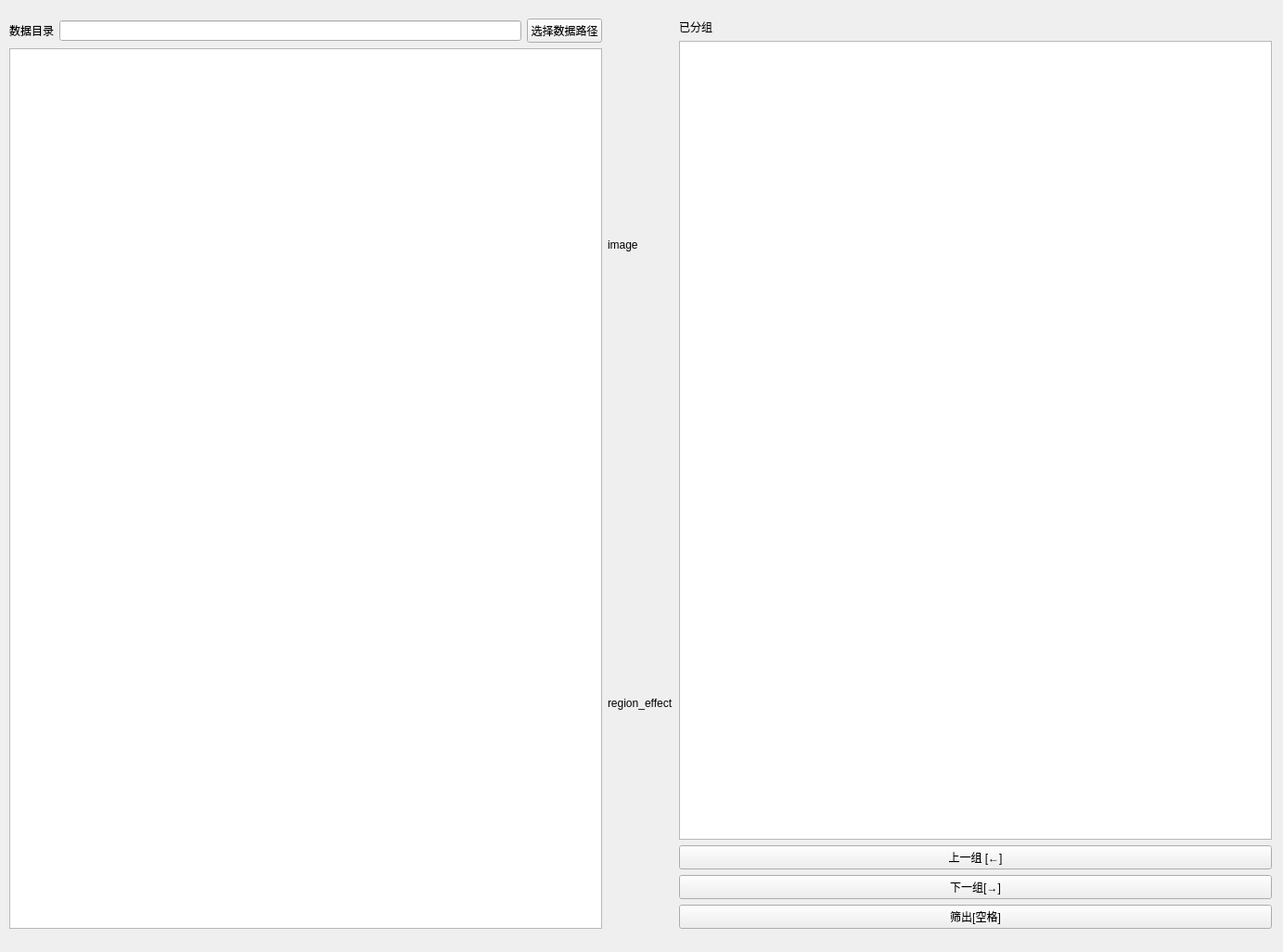
<?xml version="1.0" encoding="UTF-8"?>
<ui version="4.0">
 <class>Form</class>
 <widget class="QWidget" name="Form">
  <property name="geometry">
   <rect>
    <x>0</x>
    <y>0</y>
    <width>1383</width>
    <height>1026</height>
   </rect>
  </property>
  <property name="windowTitle">
   <string>数据筛选</string>
  </property>
  <widget class="QWidget" name="horizontalLayoutWidget_2">
   <property name="geometry">
    <rect>
     <x>10</x>
     <y>20</y>
     <width>1361</width>
     <height>981</height>
    </rect>
   </property>
   <layout class="QHBoxLayout" name="horizontalLayout_main">
    <item>
     <layout class="QVBoxLayout" name="verticalLayout">
      <item>
       <layout class="QHBoxLayout" name="horizontalLayout">
        <item>
         <widget class="QLabel" name="label">
          <property name="text">
           <string>数据目录</string>
          </property>
         </widget>
        </item>
        <item>
         <widget class="QLineEdit" name="lineEdit_fromPath"/>
        </item>
        <item>
         <widget class="QPushButton" name="pushButton_choosePath">
          <property name="text">
           <string>选择数据路径</string>
          </property>
         </widget>
        </item>
       </layout>
      </item>
      <item>
       <widget class="QListWidget" name="listWidget_dataList"/>
      </item>
     </layout>
    </item>
    <item>
     <layout class="QVBoxLayout" name="lbox_image">
      <item>
       <widget class="QLabel" name="label_image">
        <property name="text">
         <string>image</string>
        </property>
       </widget>
      </item>
      <item>
       <widget class="QLabel" name="label_region_effect">
        <property name="text">
         <string>region_effect</string>
        </property>
       </widget>
      </item>
     </layout>
    </item>
    <item>
     <layout class="QVBoxLayout" name="verticalLayout_3">
      <item>
       <widget class="QLabel" name="label_2">
        <property name="text">
         <string>已分组</string>
        </property>
       </widget>
      </item>
      <item>
       <widget class="QListWidget" name="listWidget_group"/>
      </item>
      <item>
       <layout class="QVBoxLayout" name="verticalLayout_2">
        <item>
         <widget class="QPushButton" name="pushButton_up">
          <property name="text">
           <string>上一组 [←]</string>
          </property>
         </widget>
        </item>
        <item>
         <widget class="QPushButton" name="pushButton_down">
          <property name="text">
           <string>下一组[→]</string>
          </property>
         </widget>
        </item>
        <item>
         <widget class="QPushButton" name="pushButton_output">
          <property name="text">
           <string>筛出[空格]</string>
          </property>
         </widget>
        </item>
       </layout>
      </item>
     </layout>
    </item>
   </layout>
  </widget>
 </widget>
 <resources/>
 <connections/>
</ui>
